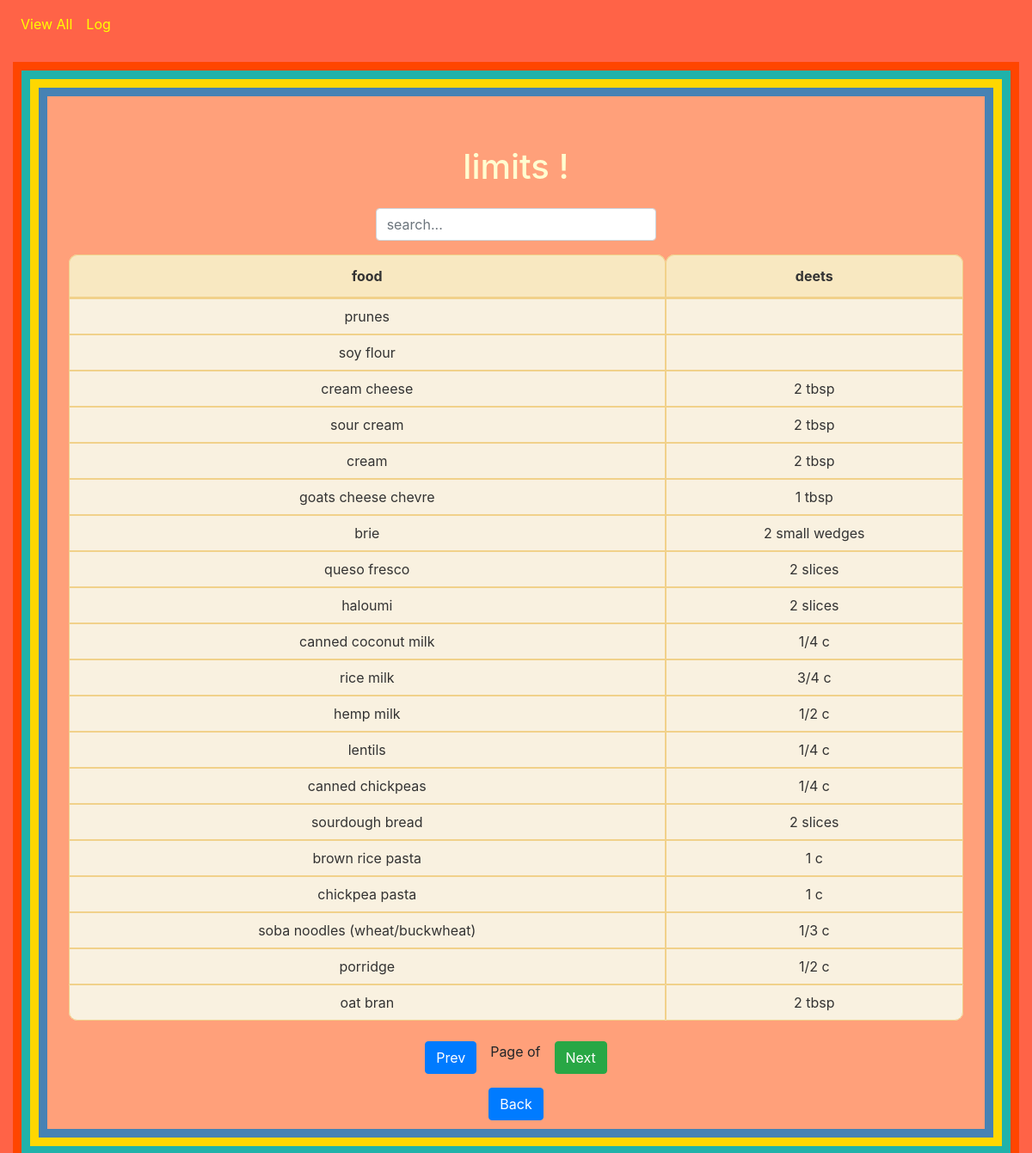
The page /limited/ on the database its author committed.
### diet_manager/models.py (models this page shows, shortened)
class FoodItem(models.Model):
    FOOD_CHOICES = [
        ('NO', 'Do Not Eat'),
        ('LIMIT', 'Limit Intake'),
        ('FREE', 'Eat Freely')
    ]
    FOOD_TYPE_CHOICES = [
        ('DAIRY', 'Dairy'),
        ('MEAT_PROTEIN', 'Meat + Protein'),
        ('FLAVOUR', 'Flavour'),
        ('VEGGIES', 'Veggies'),
        ('FRUITS', 'Fruits'),
        ('GRAINS', 'Grains'),
        ('BEVVIES', 'Bevvies'),
        ('SWEETS', 'Sweets'),
        ('NUTS', 'Nuts'),
        ('SEEDS', 'Seeds'),
        ('SNEAKY_SNACKS', 'Sneaky Snacks'),
        ('FLOURS_STARCHES', 'Flours + Starches')
    ]
    name = models.CharField(max_length=100)
    category = models.CharField(max_length=10, choices=FOOD_CHOICES)
    food_type = models.CharField(max_length=15, choices=FOOD_TYPE_CHOICES)
    details = models.TextField(blank=True)

### diet_manager/views.py (the view)
# urls.py: path('limited/', views.limited, name='limited_hot_girl_tummy_problems'),
def limited(request):
    items = FoodItem.objects.filter(category='LIMIT')
    items_json = serialize('json', items, fields=('name', 'details'))  # Specifying fields for clarity
    paginator = Paginator(items, 20)
    page_number = request.GET.get('page')
    page_obj = paginator.get_page(page_number)
    return render(request, 'diet_manager/category.html', {
        'items_json': items_json,
        'page_obj': page_obj,
        'title': 'limits !'
    })

### diet_manager/templates/diet_manager/category.html (shortened to what this page needs)
{% load static %}
<!DOCTYPE html>
<html lang="en">
<head>
    <link rel="stylesheet" href="https://cdn.jsdelivr.net/npm/bootstrap@4.4.1/dist/css/bootstrap.min.css">
    <link rel="stylesheet" href="{% static 'css/styles.css' %}">
</head>
<body>
    <nav class="navbar navbar-expand-lg">
        <div class="collapse navbar-collapse" id="navbarNav">
          <ul class="navbar-nav">
            <li class="nav-item">
              <a class="nav-link" href="{% url 'all_items' %}">View All</a>
            </li>
            <li class="nav-item">
              <a class="nav-link" href="{% url 'log' %}">Log</a>
            </li>
          </ul>
        </div>
      </nav>
    <div class="container-fluid mt-3">
        <div class="border-color-1">
            <div class="border-color-2">
                <div class="border-color-3">
                    <div class="border-color-4">
                        <div class="border-color-5">
                            <div class="container custom-container text-center mt-5 px-6">
                                <h1 class="mb-4" style="color: #FFFDD0">{{ title }}</h1>
                                <div class="row justify-content-center">
                                    <div class="col-lg-4 col-md-8">
                                        <input type="text" id="searchInput" class="form-control mb-3" placeholder="search..." onkeyup="searchItems()">
                                    </div>
                                </div>
                                <table class="table table-custom">
                                    <thead>
                                        <tr>
                                            <th>food</th>
                                            <th>deets</th>
                                        </tr>
                                    </thead>
                                    <tbody>
                                        {% for item in page_obj %}
                                        <tr>
                                            <td>{{ item.name }}</td>
                                            <td>{{ item.details }}</td>
                                        </tr>
                                        {% endfor %}
                                    </tbody>
                                </table>
                                <div class="container mt-4">
                                    <div class="d-flex justify-content-center">
                                        <button onclick="changePage(-1)" class="btn btn-primary mr-2">Prev</button>
                                        <span id="pageInfo" class="mx-2">Page {{ currentPage }} of {{ totalPages }}</span>
                                        <button onclick="changePage(1)" class="btn btn-success ml-2">Next</button>
                                    </div>
                                    <div class="d-flex justify-content-center mt-3">
                                        <a href="{% url 'home' %}" class="btn btn-primary">Back</a>
                                    </div>
                                </div>
                            </div>
                        </div>
                    </div>
                </div>
            </div>
        </div>
    </div>
</body>
</html>

### static/css/styles.css (style rules this page uses)
body { background-color: #FF6347; }
.border-color-1 { background-color: #FF4500; padding: 10px; }
.border-color-2 { background-color: #20B2AA; padding: 10px; }
.border-color-3 { background-color: #FFD700; padding: 10px; }
.border-color-4 { background-color: #4682B4; padding: 10px; }
.border-color-5 { background-color: #FFA07A; padding: 10px; }
.table-custom { width: 100%; background-color: transparent; color: #333; border-collapse: separate; border-spacing: 0; }
.table-custom thead { background-color: #f8e8c1; }
.table-custom thead th { padding: 12px; border-bottom: 2px solid #f1d18a; border-top-left-radius: 10px; border-top-right-radius: 10px; }
.table-custom tbody tr { background-color: #f9f1e0; }
.table-custom tbody tr:last-child td:first-child { border-bottom-left-radius: 10px; }
.table-custom tbody tr:last-child td:last-child { border-bottom-right-radius: 10px; }
.table-custom th, .table-custom td { border: 1px solid #f1d18a; padding: 8px; vertical-align: middle; }
.navbar .nav-link { color: yellow !important; }

### rows shown on the page
FoodItem: name "prunes"
FoodItem: name "soy flour"
FoodItem: name "cream cheese", details "2 tbsp"
FoodItem: name "sour cream", details "2 tbsp"
FoodItem: name "cream", details "2 tbsp"
FoodItem: name "goats cheese chevre", details "1 tbsp"
FoodItem: name "brie", details "2 small wedges"
FoodItem: name "queso fresco", details "2 slices"
FoodItem: name "haloumi", details "2 slices"
FoodItem: name "canned coconut milk", details "1/4 c"
FoodItem: name "rice milk", details "3/4 c"
FoodItem: name "hemp milk", details "1/2 c"
FoodItem: name "lentils", details "1/4 c"
FoodItem: name "canned chickpeas", details "1/4 c"
FoodItem: name "sourdough bread", details "2 slices"
FoodItem: name "brown rice pasta", details "1 c"
FoodItem: name "chickpea pasta", details "1 c"
FoodItem: name "soba noodles (wheat/buckwheat)", details "1/3 c"
FoodItem: name "porridge", details "1/2 c"
FoodItem: name "oat bran", details "2 tbsp"

### other values the page prints
{{ title }} "limits !"
